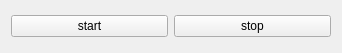
<?xml version="1.0" encoding="UTF-8"?>
<ui version="4.0">
 <class>MjMicRecorderClass</class>
 <widget class="QMainWindow" name="MjMicRecorderClass">
  <property name="geometry">
   <rect>
    <x>0</x>
    <y>0</y>
    <width>342</width>
    <height>53</height>
   </rect>
  </property>
  <property name="windowTitle">
   <string>MjMicRecorder</string>
  </property>
  <widget class="QWidget" name="centralWidget">
   <layout class="QVBoxLayout" name="verticalLayout">
    <item>
     <layout class="QHBoxLayout" name="horizontalLayout">
      <item>
       <widget class="QPushButton" name="start">
        <property name="text">
         <string>start</string>
        </property>
       </widget>
      </item>
      <item>
       <widget class="QPushButton" name="stop">
        <property name="text">
         <string>stop</string>
        </property>
       </widget>
      </item>
     </layout>
    </item>
   </layout>
  </widget>
 </widget>
 <layoutdefault spacing="6" margin="11"/>
 <resources>
  <include location="MjMicRecorder.qrc"/>
 </resources>
 <connections/>
</ui>
